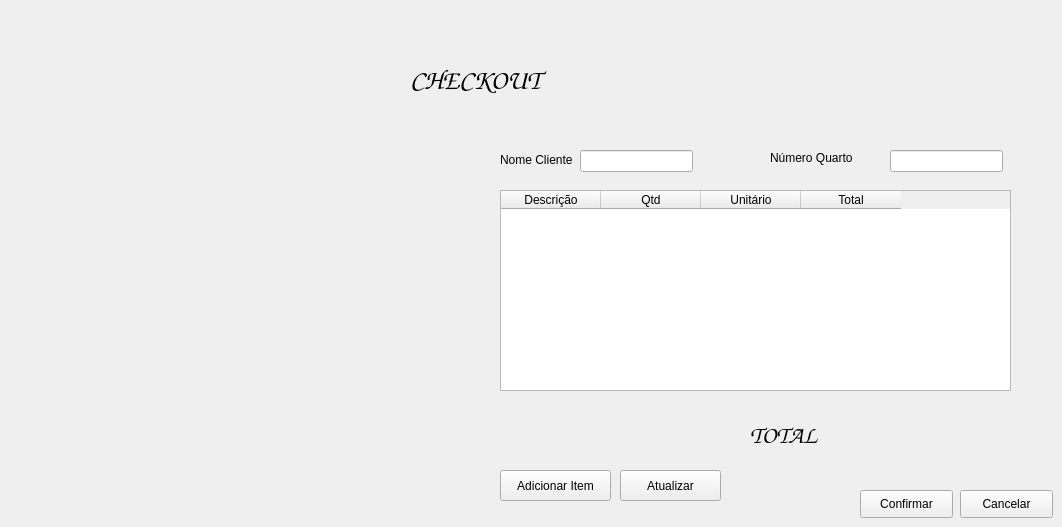
   <widget class="QWidget" name="page_7">
    <widget class="QLabel" name="label_35">
     <property name="geometry">
      <rect>
       <x>410</x>
       <y>50</y>
       <width>261</width>
       <height>61</height>
      </rect>
     </property>
     <property name="font">
      <font>
       <family>Comic Sans MS</family>
       <pointsize>20</pointsize>
       <weight>75</weight>
       <bold>true</bold>
      </font>
     </property>
     <property name="text">
      <string>CHECKOUT</string>
     </property>
    </widget>
    <widget class="QLabel" name="label_36">
     <property name="geometry">
      <rect>
       <x>40</x>
       <y>170</y>
       <width>351</width>
       <height>281</height>
      </rect>
     </property>
     <property name="text">
      <string/>
     </property>
     <property name="pixmap">
      <pixmap resource="arquivosrecurso.qrc">:/imgs/imagens/renovarreserva.png</pixmap>
     </property>
     <property name="scaledContents">
      <bool>true</bool>
     </property>
    </widget>
    <widget class="QLabel" name="label_42">
     <property name="geometry">
      <rect>
       <x>500</x>
       <y>150</y>
       <width>81</width>
       <height>20</height>
      </rect>
     </property>
     <property name="text">
      <string>Nome Cliente</string>
     </property>
    </widget>
    <widget class="QLabel" name="label_43">
     <property name="geometry">
      <rect>
       <x>770</x>
       <y>150</y>
       <width>101</width>
       <height>16</height>
      </rect>
     </property>
     <property name="text">
      <string>Número Quarto</string>
     </property>
    </widget>
    <widget class="QLineEdit" name="txtCCliente">
     <property name="geometry">
      <rect>
       <x>580</x>
       <y>150</y>
       <width>113</width>
       <height>22</height>
      </rect>
     </property>
    </widget>
    <widget class="QLineEdit" name="txtCQuarto">
     <property name="geometry">
      <rect>
       <x>890</x>
       <y>150</y>
       <width>113</width>
       <height>22</height>
      </rect>
     </property>
    </widget>
    <widget class="QTableWidget" name="tableWidget_2">
     <property name="geometry">
      <rect>
       <x>500</x>
       <y>190</y>
       <width>511</width>
       <height>201</height>
      </rect>
     </property>
     <column>
      <property name="text">
       <string>Descrição</string>
      </property>
     </column>
     <column>
      <property name="text">
       <string>Qtd</string>
      </property>
     </column>
     <column>
      <property name="text">
       <string>Unitário</string>
      </property>
     </column>
     <column>
      <property name="text">
       <string>Total</string>
      </property>
     </column>
    </widget>
    <widget class="QLabel" name="label_44">
     <property name="geometry">
      <rect>
       <x>750</x>
       <y>420</y>
       <width>101</width>
       <height>31</height>
      </rect>
     </property>
     <property name="font">
      <font>
       <family>Comic Sans MS</family>
       <pointsize>18</pointsize>
      </font>
     </property>
     <property name="text">
      <string>TOTAL</string>
     </property>
    </widget>
    <widget class="QPushButton" name="btnConfirmar3">
     <property name="geometry">
      <rect>
       <x>860</x>
       <y>490</y>
       <width>93</width>
       <height>28</height>
      </rect>
     </property>
     <property name="text">
      <string>Confirmar</string>
     </property>
    </widget>
    <widget class="QPushButton" name="pushButton_6">
     <property name="geometry">
      <rect>
       <x>960</x>
       <y>490</y>
       <width>93</width>
       <height>28</height>
      </rect>
     </property>
     <property name="text">
      <string>Cancelar</string>
     </property>
    </widget>
    <widget class="QPushButton" name="btnAdicionarItem">
     <property name="geometry">
      <rect>
       <x>500</x>
       <y>470</y>
       <width>111</width>
       <height>31</height>
      </rect>
     </property>
     <property name="text">
      <string>Adicionar Item</string>
     </property>
    </widget>
    <widget class="QPushButton" name="btnAttItem">
     <property name="geometry">
      <rect>
       <x>620</x>
       <y>470</y>
       <width>101</width>
       <height>31</height>
      </rect>
     </property>
     <property name="text">
      <string>Atualizar</string>
     </property>
    </widget>
    <widget class="QLabel" name="txtTotalValor">
     <property name="geometry">
      <rect>
       <x>900</x>
       <y>420</y>
       <width>111</width>
       <height>31</height>
      </rect>
     </property>
     <property name="font">
      <font>
       <family>Comic Sans MS</family>
       <pointsize>18</pointsize>
      </font>
     </property>
     <property name="text">
      <string/>
     </property>
    </widget>
   </widget>
